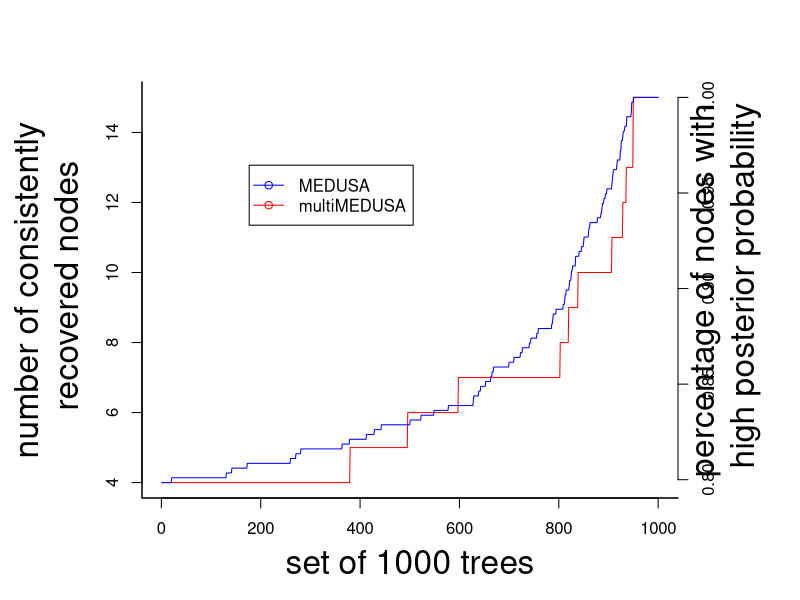
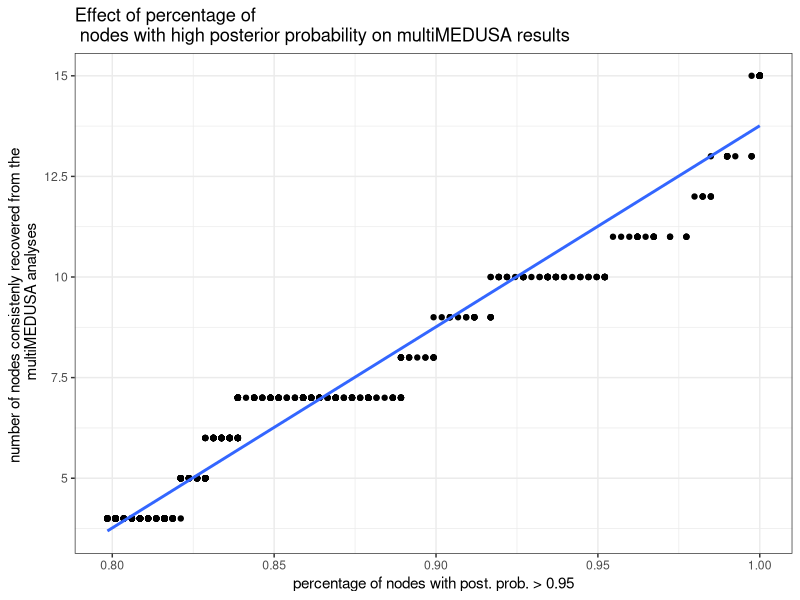
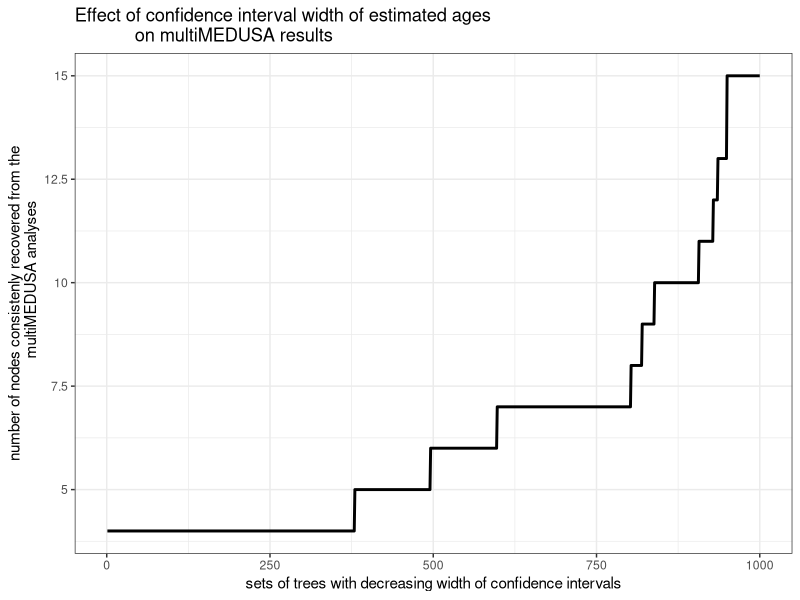

The R source for these figures, in order:
# This code plots for each of the set of 1000 trees:
# * the percentage of node splits with hight posterior probability (> 0.95)
# * the number of nodes consistenly recovered across the set of 1000 trees, which 
#   is the number of node splits found in more than 950 trees.
library(ggplot2)

multimedusa <- read.csv("ancillary/supp_mat_14-consistently_recovered_splits_multimedusa_variable_topology.csv", header=FALSE)
medusa      <- read.csv("ancillary/supp_mat_16-percentage_nodes_high_post_prob.csv", header=FALSE)

png(filename="figures/plot_medusa_multimedusa_tests.png")
par(bty="l", cex.main=2, cex.lab=2)
par(mar=c(5,7,4,6)+0.1)

plot(multimedusa$V1, multimedusa$V2, col="red", type="l", xlab="set of 1000 trees",
      ylab="number of consistently\n recovered nodes")

par(new=TRUE)
plot(medusa$V1, medusa$V2, col="blue", type="l", xaxt="n", yaxt="n", xlab="", ylab="")
axis(4)
mtext("percentage of nodes with\n high posterior probability", side=4, line=3, cex=2)
legend("topleft", legend=c("MEDUSA","multiMEDUSA"), lty=1, pch=1, col=c("blue","red"), inset=0.2)

dev.off()


## plot percentage of good nodes versus consistently recovered nodes
par(new=TRUE)
png(filename="figures/plot_medusa_multimedusa_tests_2.png")
data <- as.data.frame(cbind(medusa$V2, multimedusa$V2))
p <- qplot(data$V1, data$V2, geom="point")
p + geom_smooth(method="lm", se=FALSE, aes(data$V1))    + 
    scale_y_continuous(breaks=c(5, 7.5, 10, 12.5, 15), 
    labels=c("5", "7.5", "10", "12.5", "15"))           + 
    labs(title="Effect of percentage of \n nodes with high posterior probability on multiMEDUSA results") +
    xlab("percentage of nodes with post. prob. > 0.95") +
    ylab("number of nodes consistenly recovered from the \n multiMEDUSA analyses") +
    theme_bw()
dev.off()


## plot width of confidence intervals for estimated ages versus consistently recovered nodes
multimedusa <- read.csv("output/multimedusa_output.csv", header=FALSE)
par(new=TRUE)
png(filename="figures/plot_multimedusa_tests_on_confidence_intervals.png")
p <- qplot(multimedusa$V1, multimedusa$V2, geom="line",  size=I(1),
            main="Effect of confidence interval width of estimated ages
            on multiMEDUSA results",
            xlab="sets of trees with decreasing width of confidence intervals",
            ylab="number of nodes consistenly recovered from the
            multiMEDUSA analyses")
p + scale_y_continuous(breaks=c(5, 7.5, 10, 12.5, 15), 
                       labels=c("5", "7.5", "10", "12.5", "15")) + theme_bw()
dev.off()
